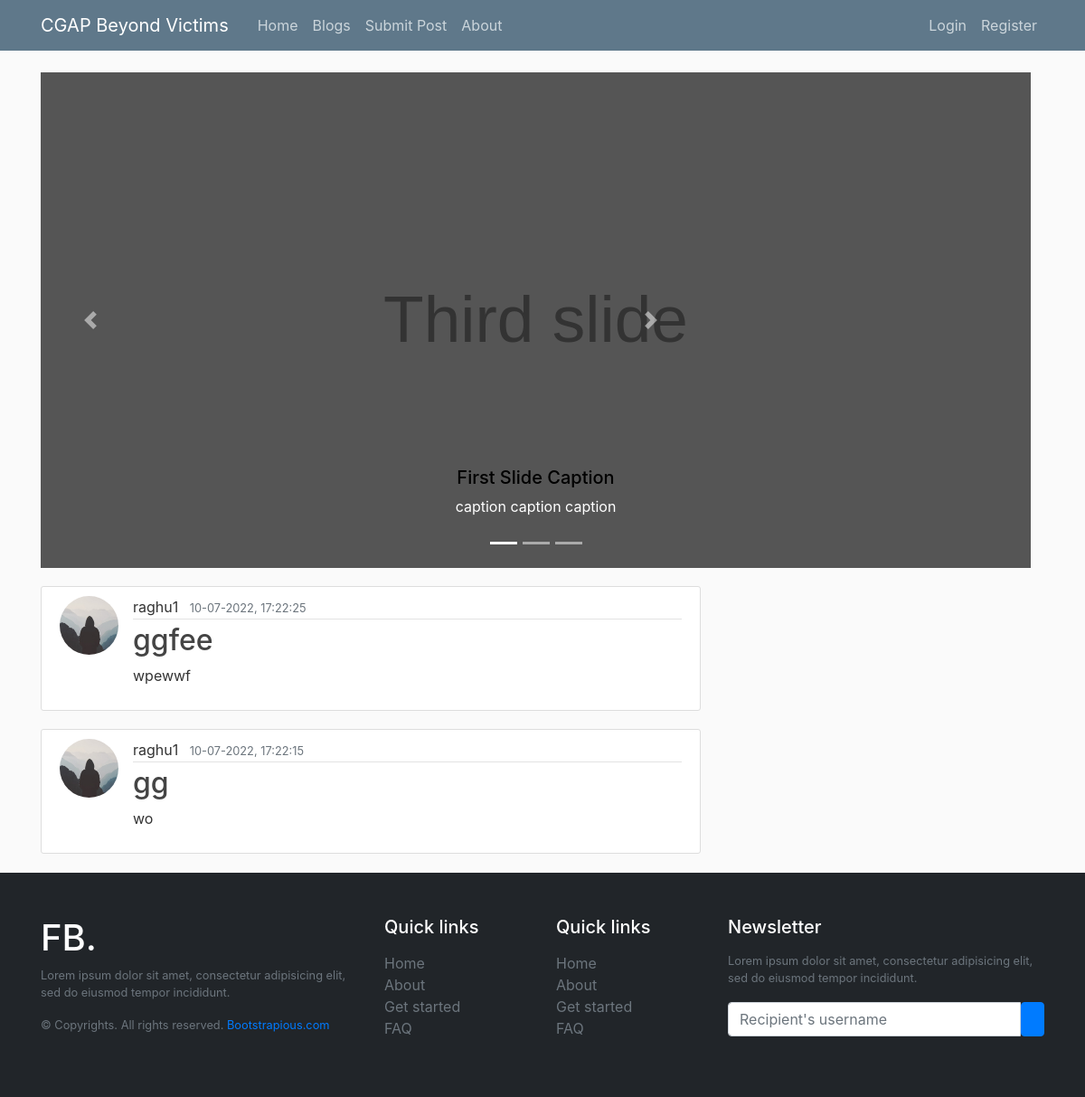
Page /home on the earlier database version.
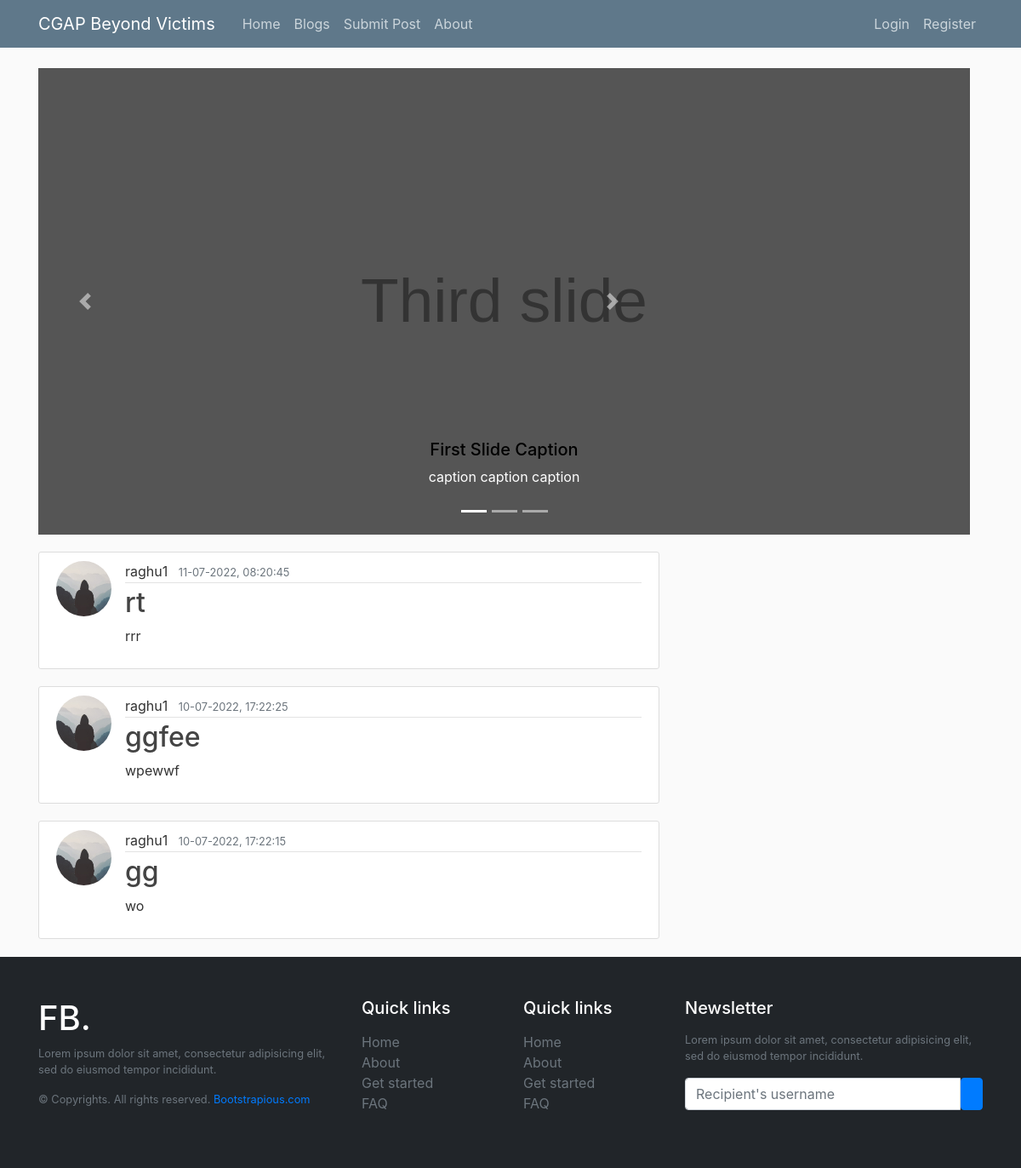
Same page on the later database version.
### cgap/models.py (models this page shows, shortened)
class Post(db.Model):
    id = db.Column(db.Integer, primary_key=True)
    title = db.Column(db.String(100), nullable=False)
    date_posted = db.Column(db.DateTime, nullable=False, default=datetime.utcnow)
    image_file = db.Column(db.String(20), nullable=False, default="default.jpg")
    content = db.Column(db.Text, nullable=False)
    user_id = db.Column(db.Integer, db.ForeignKey("user.id"), nullable=False)

class User(db.Model, UserMixin):
    id = db.Column(db.Integer, primary_key=True)
    username = db.Column(db.String(20), unique=True, nullable=False)
    email = db.Column(db.String(120), unique=True, nullable=False)
    image_file = db.Column(db.String(20), nullable=False, default="default.jpg")
    password = db.Column(db.String(60), nullable=False)
    posts = db.relationship("Post", backref="author", lazy=True)

### cgap/routes.py (the view)
@app.route("/")
@app.route("/home")
def home():
    posts = Post.query.order_by(Post.date_posted.desc())
    return render_template("home.html", posts=posts)

### cgap/templates/home.html (shortened to what this page needs)
{% extends "layout.html" %}
{% block content %}
<div id="carouselExampleIndicators" class="carousel slide" data-ride="carousel">
  <ol class="carousel-indicators">
    <li data-target="#carouselExampleIndicators" data-slide-to="0" class="active"></li>
    <li data-target="#carouselExampleIndicators" data-slide-to="1"></li>
    <li data-target="#carouselExampleIndicators" data-slide-to="2"></li>
  </ol>
  <div class="carousel-inner">
    <div class="carousel-item active">
      <img class="d-block w-100" alt="First slide">
      <div class="carousel-caption d-none d-md-block">
          <h5>First Slide Caption</h5>
          <p>caption caption caption</p>
      </div>
    </div>
  </div>
  <a class="carousel-control-prev" href="#carouselExampleIndicators" role="button" data-slide="prev">
    <span class="carousel-control-prev-icon" aria-hidden="true"></span>
  </a>
  <a class="carousel-control-next" href="#carouselExampleIndicators" role="button" data-slide="next">
    <span class="carousel-control-next-icon" aria-hidden="true"></span>
  </a>
</div>
<div>
{% for post in posts %}
  {% if loop.index<=5 %}
    <article class="media content-section">
      <img
        class="rounded-circle article-img"
        src="{{ url_for('static', filename='profile_pics/' + post.author.image_file) }}"
      />
      <div class="media-body">
        <div class="article-metadata">
          <a
            class="mr-2"
            href="{{ url_for('user_posts', username=post.author.username) }}"
            >{{ post.author.username }}</a
          >
          <small class="text-muted"
            >{{ post.date_posted.strftime('%d-%m-%Y, %H:%M:%S') }}</small
          >
        </div>
        <h2>
          <a class="article-title" href="{{ url_for('post', post_id=post.id) }}"
            >{{ post.title }}</a
          >
        </h2>
          <p class="article-content">{{ post.content|truncate(60, True, '...') }}</p>
      </div>
    </article>
  {% endif %}
{% endfor %}
</div>
{% endblock content %}

### cgap/templates/layout.html (shortened to what this page needs)
<!DOCTYPE html>
<html>
  <head>
    <link
      rel="stylesheet"
      href="https://maxcdn.bootstrapcdn.com/bootstrap/4.0.0/css/bootstrap.min.css"
    />
    <link
      rel="stylesheet"
      type="text/css"
      href="{{ url_for('static', filename='main.css') }}"
    />
  </head>
  <body>
    <header class="site-header">
      <nav class="navbar navbar-expand-md navbar-dark bg-steel fixed-top">
        <div class="container">
          <a class="navbar-brand mr-4" href="/">CGAP Beyond Victims</a>
          <div class="collapse navbar-collapse" id="navbarToggle">
            <div class="navbar-nav mr-auto">
              <a class="nav-item nav-link" href="{{ url_for('home') }}">Home</a>
              <a class="nav-item nav-link" href="{{ url_for('blogs') }}"
                >Blogs</a
              >
              {% if current_user.is_authenticated %}
              <a class="nav-item nav-link" href="{{ url_for('submissions') }}"
                >Submissions</a
              >
              {% else %}
              <a class="nav-item nav-link" href="{{ url_for('submit_post') }}"
                >Submit Post</a
              >
              {% endif %}
              <a class="nav-item nav-link" href="{{ url_for('about') }}"
                >About</a
              >
            </div>
            <div class="navbar-nav">
              {% if current_user.is_authenticated %}
              <a class="nav-item nav-link" href="{{ url_for('new_post') }}"
                >New Post</a
              >
              <a class="nav-item nav-link" href="{{ url_for('account') }}"
                >Account</a
              >
              <a class="nav-item nav-link" href="{{ url_for('logout') }}"
                >Logout</a
              >
              {% else %}
              <a class="nav-item nav-link" href="{{ url_for('login') }}"
                >Login</a
              >
              <a class="nav-item nav-link" href="{{ url_for('register') }}"
                >Register</a
              >
              {% endif %}
            </div>
          </div>
        </div>
      </nav>
    </header>
    <main role="main" class="container">
      <div class="row">
        <div class="col-md-8">
           {% block content %}{%
          endblock%}
        </div>
        <div class="col-md-4"></div>
      </div>
    </main>
    <div class="d-flex flex-column h-100">
      <footer class="w-100 py-4 flex-shrink-0">
        <div class="container py-4">
          <div class="row gy-4 gx-5">
            <div class="col-lg-4 col-md-6">
              <h5 class="h1 text-white">FB.</h5>
              <p class="small text-muted">
                Lorem ipsum dolor sit amet, consectetur adipisicing elit, sed do
                eiusmod tempor incididunt.
              </p>
              <p class="small text-muted mb-0">
                &copy; Copyrights. All rights reserved.
                <a class="text-primary" href="#">Bootstrapious.com</a>
              </p>
            </div>
            <div class="col-lg-2 col-md-6">
              <h5 class="text-white mb-3">Quick links</h5>
              <ul class="list-unstyled text-muted">
                <li><a href="#">Home</a></li>
                <li><a href="#">About</a></li>
                <li><a href="#">Get started</a></li>
                <li><a href="#">FAQ</a></li>
              </ul>
            </div>
            <div class="col-lg-2 col-md-6">
              <h5 class="text-white mb-3">Quick links</h5>
              <ul class="list-unstyled text-muted">
                <li><a href="#">Home</a></li>
                <li><a href="#">About</a></li>
                <li><a href="#">Get started</a></li>
                <li><a href="#">FAQ</a></li>
              </ul>
            </div>
            <div class="col-lg-4 col-md-6">
              <h5 class="text-white mb-3">Newsletter</h5>
              <p class="small text-muted">
                Lorem ipsum dolor sit amet, consectetur adipisicing elit, sed do
                eiusmod tempor incididunt.
              </p>
              <form action="#">
                <div class="input-group mb-3">
                  <input
                    class="form-control"
                    type="text"
                    placeholder="Recipient's username"
                    aria-label="Recipient's username"
                    aria-describedby="button-addon2"
                  />
                  <button
                    class="btn btn-primary"
                    id="button-addon2"
                    type="button"
                  >
                  </button>
                </div>
              </form>
            </div>
          </div>
        </div>
      </footer>
    </div>
  </body>
</html>

### cgap/static/main.css (style rules this page uses)
body { background: #fafafa; color: #333333; margin-top: 5rem; }
h1, h2, h3, h4, h5, h6 { color: black; }
.bg-steel { background-color: #5f788a; }
.site-header .navbar-nav .nav-link { color: #cbd5db; }
.content-section { background: #ffffff; padding: 10px 20px; border: 1px solid #dddddd; border-radius: 3px; margin-bottom: 20px; }
.article-title { color: #444444; }
.article-content { white-space: pre-line; }
.article-img { height: 65px; width: 65px; margin-right: 16px; }
.article-metadata { padding-bottom: 1px; margin-bottom: 4px; border-bottom: 1px solid #e3e3e3; }
.carousel-inner { width: 150%; margin-bottom: 20px; }
.carousel-indicators { width: 120%; }
a { color: inherit; text-decoration: none; transition: all 0.3s; }
footer { background: #212529; }

Differences in the rows shown:
added Post: image_file (placeholder picture), author.username "raghu1", date_posted "11-07-2022, 08:20:45", title "rt", content "rrr"
